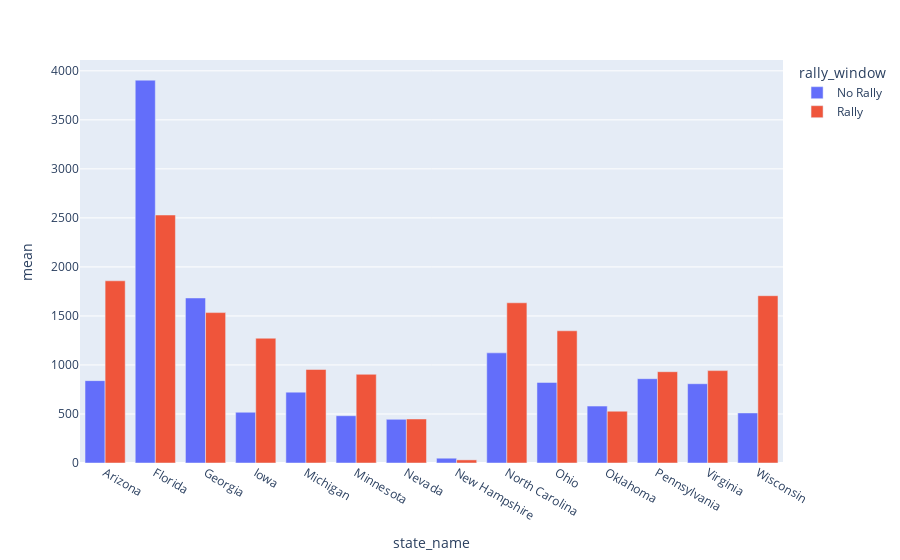

Source (notebook cell):
### Code cell
px.bar(covid_analysis_states, x='state_name', y='mean', color='rally_window', barmode='group')

### Figure 1 — Plotly figure (JSON) as saved in the notebook; plotly's stock layout.template omitted (floating-point values rounded to 4 significant figures)
{"data": [{"alignmentgroup": "True", "hoverlabel": {"namelength": 0}, "hovertemplate": "rally_window=No Rally<br>state_name=%{x}<br>mean=%{y}", "legendgroup": "No Rally", "marker": {"color": "#636efa"}, "name": "No Rally", "offsetgroup": "No Rally", "orientation": "v", "showlegend": true, "textposition": "auto", "type": "bar", "x": ["Arizona", "Florida", "Georgia", "Iowa", "Michigan", "Minnesota", "Nevada", "New Hampshire", "North Carolina", "Ohio", "Oklahoma", "Pennsylvania", "Virginia", "Wisconsin"], "xaxis": "x", "y": [840.1, 3905.0, 1683.0, 517.5, 722.9, 482.2, 445.0, 48.83, 1123.0, 821.6, 580.4, 859.8, 808.6, 510.7], "yaxis": "y"}, {"alignmentgroup": "True", "hoverlabel": {"namelength": 0}, "hovertemplate": "rally_window=Rally<br>state_name=%{x}<br>mean=%{y}", "legendgroup": "Rally", "marker": {"color": "#EF553B"}, "name": "Rally", "offsetgroup": "Rally", "orientation": "v", "showlegend": true, "textposition": "auto", "type": "bar", "x": ["Arizona", "Florida", "Georgia", "Iowa", "Michigan", "Minnesota", "Nevada", "New Hampshire", "North Carolina", "Ohio", "Oklahoma", "Pennsylvania", "Virginia", "Wisconsin"], "xaxis": "x", "y": [1858.0, 2529.0, 1534, 1273.0, 953.9, 904.7, 449.1, 31.87, 1634.0, 1348.0, 528.4, 931.1, 942.3, 1706.0], "yaxis": "y"}], "layout": {"barmode": "group", "legend": {"title": {"text": "rally_window"}, "tracegroupgap": 0}, "margin": {"t": 60}, "xaxis": {"anchor": "y", "domain": [0, 1], "title": {"text": "state_name"}}, "yaxis": {"anchor": "x", "domain": [0, 1], "title": {"text": "mean"}}}}
